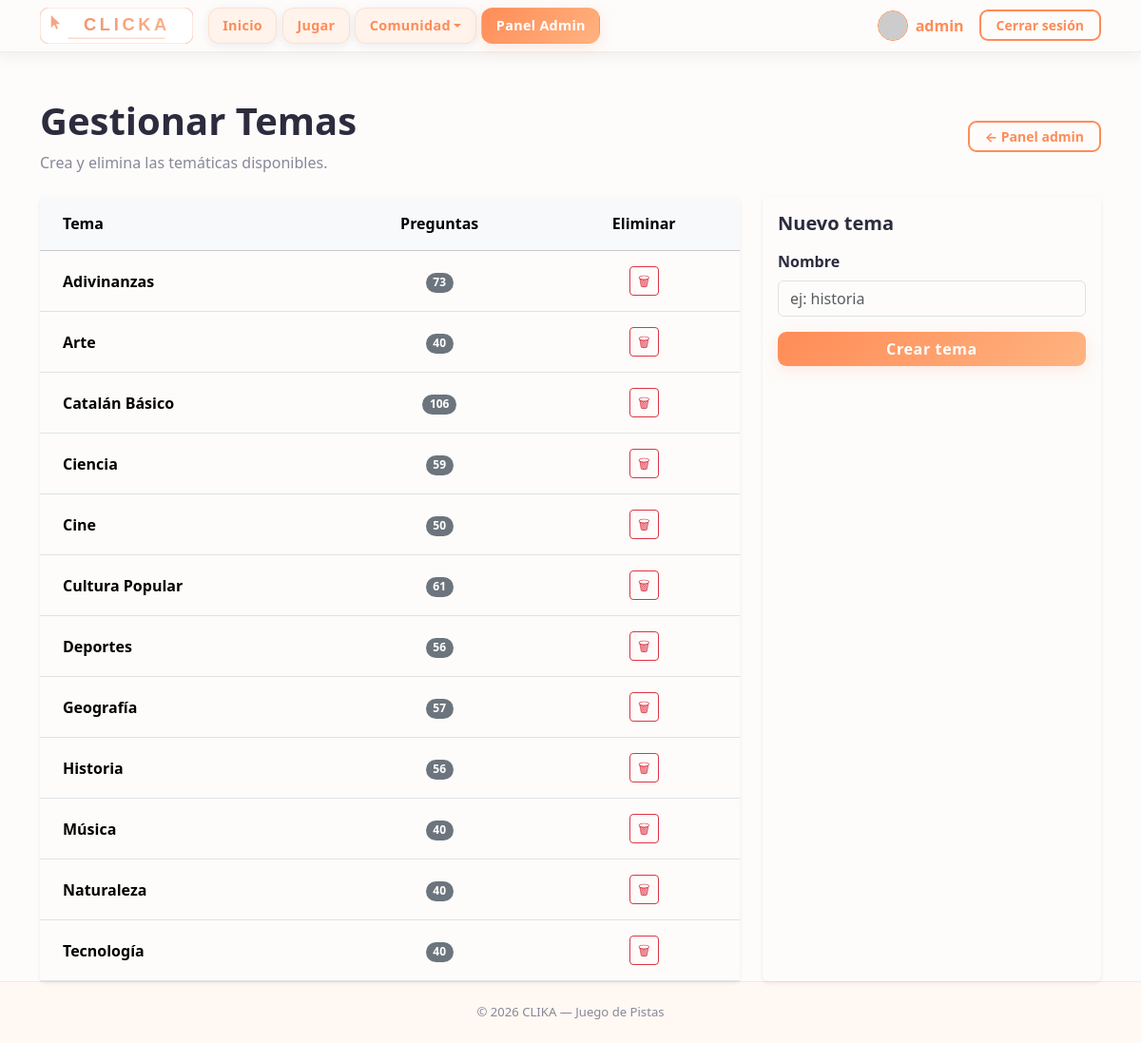
The page /pages/themes.php (signed in) on the database its author committed.
### tables this page shows
CREATE TABLE temas (
    id INTEGER PRIMARY KEY AUTOINCREMENT,
    nombre TEXT NOT NULL UNIQUE,
    created_at TEXT NOT NULL DEFAULT CURRENT_TIMESTAMP
);

### pages/themes.php (the view, shortened to what this page needs)
<?php
require_once '../includes/db.php';
$temas = [];
$res = $db->query(
    'SELECT t.id, t.nombre,
            COUNT(p.id) AS num_preguntas
     FROM temas t
     LEFT JOIN preguntas p ON p.tema_id = t.id
     GROUP BY t.id
     ORDER BY t.nombre'
);
while ($row = $res->fetchArray(SQLITE3_ASSOC)) {
    $temas[] = $row;
}
?>
<!DOCTYPE html>
<html lang="es">
<head>
  <?php include '../includes/head.php'; ?>
</head>
<body>
  <?php include '../includes/menu.php'; ?>
  <main class="container mt-5">
    <div class="d-flex justify-content-between align-items-center mb-4">
      <div>
        <h1 class="fw-bold">Gestionar Temas</h1>
        <p class="text-muted mb-0">Crea y elimina las temáticas disponibles.</p>
      </div>
      <a href="admin_config.php" class="btn btn-outline-accent btn-sm px-3">← Panel admin</a>
    </div>
    <div class="row g-4">
      <div class="col-lg-8">
        <div class="card border-0 shadow-sm">
          <div class="card-body p-0">
            <table class="table align-middle mb-0">
              <thead class="table-light">
                <tr>
                  <th class="px-4 py-3">Tema</th>
                  <th class="px-4 py-3 text-center">Preguntas</th>
                  <th class="px-4 py-3 text-center">Eliminar</th>
                </tr>
              </thead>
              <tbody>
                <?php if (empty($temas)): ?>
                  <tr><td colspan="3" class="text-center text-muted py-4">No hay temas todavía.</td></tr>
                <?php else: ?>
                  <?php foreach ($temas as $t): ?>
                  <tr>
                    <td class="px-4 py-3 fw-semibold text-capitalize">
                      <?php echo htmlspecialchars($t['nombre']); ?>
                    </td>
                    <td class="px-4 py-3 text-center">
                      <span class="badge bg-secondary rounded-pill">
                        <?php echo (int) $t['num_preguntas']; ?>
                      </span>
                    </td>
                    <td class="px-4 py-3 text-center">
                      <button type="button"
                              class="btn btn-sm btn-outline-danger js-delete-theme-open"
                              data-bs-toggle="modal"
                              data-bs-target="#deleteThemeModal"
                              data-theme-id="<?php echo (int) $t['id']; ?>"
                              data-theme-name="<?php echo htmlspecialchars((string) $t['nombre'], ENT_QUOTES, 'UTF-8'); ?>"
                              title="Eliminar tema">&#128465;</button>
                    </td>
                  </tr>
                  <?php endforeach; ?>
                <?php endif; ?>
              </tbody>
            </table>
          </div>
        </div>
      </div>
      <div class="col-lg-4">
        <div class="card border-0 shadow-sm h-100">
          <div class="card-body">
            <h5 class="fw-bold mb-3">Nuevo tema</h5>
            <form method="POST">
              <div class="mb-3">
                <label class="form-label fw-semibold" for="nombre">Nombre</label>
                <input
                  type="text"
                  id="nombre"
                  name="nombre"
                  class="form-control"
                  placeholder="ej: historia"
                  maxlength="80"
                  required
                >
              </div>
              <button type="submit" class="btn btn-primary w-100">Crear tema</button>
            </form>
          </div>
        </div>
      </div>
    </div>
  </main>
  <?php include '../includes/foot.php'; ?>
</body>
</html>

### assets/css/styles.css (style rules this page uses)
:root { --clika-bg: #FDFCFB; --clika-card-bg: #FFFFFF; --clika-surface: #FFF3EB; --clika-primary: #FF8C57; --clika-primary-hover: #F07040; --clika-accent: #FFB380; --clika-text: #2C2C3E; --clika-muted: #888899; --clika-border: rgba(255, 140, 87, 0.18); --clika-border-strong: rgba(255, 140, 87, 0.38); --clika-shadow: rgba(255, 140, 87, 0.18); --clika-shadow-dark: rgba(44, 44, 62, 0.08); --font-heading: ui-sans-serif, system-ui, -apple-system, 'Segoe UI', Roboto, 'Helvetica Neue', Arial, sans-serif; --font-body: ui-sans-serif, system-ui, -apple-system, 'Segoe UI', Roboto, 'Helvetica Neue', Arial, sans-serif; --bs-body-bg: var(--clika-bg); --bs-body-color: var(--clika-text); --bs-primary: var(--clika-primary); --bs-primary-rgb: 255, 140, 87; }
*, *::before, *::after { box-sizing: border-box; }
body { background-color: var(--clika-bg); color: var(--clika-text); font-family: var(--font-body); min-height: 100vh; display: flex; flex-direction: column; }
main { flex: 1 0 auto; }
h1, h2, h3, h4, h5, h6, .navbar-brand { font-family: var(--font-heading); }
.text-muted { color: var(--clika-muted) !important; }
.btn-primary { background: linear-gradient(135deg, var(--clika-primary), var(--clika-accent)); border: none; color: #fff; font-family: var(--font-heading); font-weight: 700; letter-spacing: .04em; border-radius: 9px; box-shadow: 0 4px 16px var(--clika-shadow); transition: transform .18s, box-shadow .18s, filter .18s; }
.btn-outline-accent { border: 2px solid var(--clika-primary); color: var(--clika-primary); font-weight: 700; border-radius: 9px; background: transparent; transition: background .2s, color .2s, box-shadow .2s; }

### rows shown on the page
temas: nombre "Adivinanzas", num_preguntas "73"
temas: nombre "Arte", num_preguntas "40"
temas: nombre "Catalán Básico", num_preguntas "106"
temas: nombre "Ciencia", num_preguntas "59"
temas: nombre "Cine", num_preguntas "50"
temas: nombre "Cultura Popular", num_preguntas "61"
temas: nombre "Deportes", num_preguntas "56"
temas: nombre "Geografía", num_preguntas "57"
temas: nombre "Historia", num_preguntas "56"
temas: nombre "Música", num_preguntas "40"
temas: nombre "Naturaleza", num_preguntas "40"
temas: nombre "Tecnología", num_preguntas "40"

### other values the page prints
$navName "admin"
